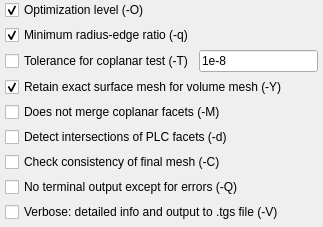
           <widget class="QWidget" name="page_4">
            <property name="geometry">
             <rect>
              <x>0</x>
              <y>0</y>
              <width>323</width>
              <height>196</height>
             </rect>
            </property>
            <attribute name="label">
             <string>Advanced Flags</string>
            </attribute>
            <layout class="QVBoxLayout" name="verticalLayout_11">
             <property name="spacing">
              <number>5</number>
             </property>
             <property name="leftMargin">
              <number>0</number>
             </property>
             <property name="topMargin">
              <number>0</number>
             </property>
             <property name="rightMargin">
              <number>0</number>
             </property>
             <property name="bottomMargin">
              <number>0</number>
             </property>
             <item>
              <widget class="QWidget" name="widgetAdvancedFlagsT" native="true">
               <layout class="QVBoxLayout" name="verticalLayout_12">
                <property name="spacing">
                 <number>5</number>
                </property>
                <property name="leftMargin">
                 <number>5</number>
                </property>
                <property name="topMargin">
                 <number>0</number>
                </property>
                <property name="rightMargin">
                 <number>5</number>
                </property>
                <property name="bottomMargin">
                 <number>5</number>
                </property>
                <item>
                 <widget class="QWidget" name="widget_12" native="true">
                  <layout class="QHBoxLayout" name="horizontalLayout_6">
                   <property name="spacing">
                    <number>5</number>
                   </property>
                   <property name="leftMargin">
                    <number>0</number>
                   </property>
                   <property name="topMargin">
                    <number>0</number>
                   </property>
                   <property name="rightMargin">
                    <number>0</number>
                   </property>
                   <property name="bottomMargin">
                    <number>0</number>
                   </property>
                   <item>
                    <widget class="QCheckBox" name="checkBoxFlagO">
                     <property name="text">
                      <string>Optimization level (-O)</string>
                     </property>
                     <property name="checked">
                      <bool>true</bool>
                     </property>
                    </widget>
                   </item>
                   <item>
                    <widget class="ctkSliderWidget" name="sliderFlagO" native="true">
                     <property name="decimals" stdset="0">
                      <number>0</number>
                     </property>
                     <property name="pageStep" stdset="0">
                      <double>1.000000000000000</double>
                     </property>
                     <property name="minimum" stdset="0">
                      <double>1.000000000000000</double>
                     </property>
                     <property name="maximum" stdset="0">
                      <double>7.000000000000000</double>
                     </property>
                     <property name="value" stdset="0">
                      <double>3.000000000000000</double>
                     </property>
                     <property name="tickInterval" stdset="0">
                      <double>1.000000000000000</double>
                     </property>
                    </widget>
                   </item>
                  </layout>
                 </widget>
                </item>
                <item>
                 <widget class="QWidget" name="widget_13" native="true">
                  <layout class="QHBoxLayout" name="horizontalLayout_7">
                   <property name="spacing">
                    <number>5</number>
                   </property>
                   <property name="leftMargin">
                    <number>0</number>
                   </property>
                   <property name="topMargin">
                    <number>0</number>
                   </property>
                   <property name="rightMargin">
                    <number>0</number>
                   </property>
                   <property name="bottomMargin">
                    <number>0</number>
                   </property>
                   <item>
                    <widget class="QCheckBox" name="checkBoxFlagQ">
                     <property name="text">
                      <string>Minimum radius-edge ratio (-q)</string>
                     </property>
                     <property name="checked">
                      <bool>true</bool>
                     </property>
                    </widget>
                   </item>
                   <item>
                    <widget class="ctkSliderWidget" name="sliderFlagQ" native="true">
                     <property name="decimals" stdset="0">
                      <number>1</number>
                     </property>
                     <property name="singleStep" stdset="0">
                      <double>0.100000000000000</double>
                     </property>
                     <property name="pageStep" stdset="0">
                      <double>0.500000000000000</double>
                     </property>
                     <property name="minimum" stdset="0">
                      <double>1.100000000000000</double>
                     </property>
                     <property name="maximum" stdset="0">
                      <double>2.000000000000000</double>
                     </property>
                     <property name="value" stdset="0">
                      <double>1.400000000000000</double>
                     </property>
                    </widget>
                   </item>
                  </layout>
                 </widget>
                </item>
                <item>
                 <widget class="QWidget" name="widget_14" native="true">
                  <layout class="QHBoxLayout" name="horizontalLayout_8">
                   <property name="spacing">
                    <number>5</number>
                   </property>
                   <property name="leftMargin">
                    <number>0</number>
                   </property>
                   <property name="topMargin">
                    <number>0</number>
                   </property>
                   <property name="rightMargin">
                    <number>0</number>
                   </property>
                   <property name="bottomMargin">
                    <number>0</number>
                   </property>
                   <item>
                    <widget class="QCheckBox" name="checkBoxFlagT">
                     <property name="text">
                      <string>Tolerance for coplanar test (-T)</string>
                     </property>
                    </widget>
                   </item>
                   <item>
                    <widget class="QLineEdit" name="lineEditFlagT">
                     <property name="text">
                      <string>1e-8</string>
                     </property>
                    </widget>
                   </item>
                  </layout>
                 </widget>
                </item>
                <item>
                 <widget class="QCheckBox" name="checkBoxFlagY">
                  <property name="text">
                   <string>Retain exact surface mesh for volume mesh (-Y)</string>
                  </property>
                  <property name="checked">
                   <bool>true</bool>
                  </property>
                 </widget>
                </item>
                <item>
                 <widget class="QCheckBox" name="checkBoxFlagM">
                  <property name="text">
                   <string>Does not merge coplanar facets (-M)</string>
                  </property>
                 </widget>
                </item>
                <item>
                 <widget class="QCheckBox" name="checkBoxFlagD">
                  <property name="text">
                   <string>Detect intersections of PLC facets (-d)</string>
                  </property>
                 </widget>
                </item>
                <item>
                 <widget class="QCheckBox" name="checkBoxFlagC">
                  <property name="text">
                   <string>Check consistency of final mesh (-C)</string>
                  </property>
                 </widget>
                </item>
                <item>
                 <widget class="QCheckBox" name="checkBoxFlagQ2">
                  <property name="text">
                   <string>No terminal output except for errors (-Q)</string>
                  </property>
                 </widget>
                </item>
                <item>
                 <widget class="QCheckBox" name="checkBoxFlagV">
                  <property name="text">
                   <string>Verbose: detailed info and output to .tgs file (-V)</string>
                  </property>
                 </widget>
                </item>
               </layout>
              </widget>
             </item>
             <item>
              <spacer name="verticalSpacer_2">
               <property name="orientation">
                <enum>Qt::Vertical</enum>
               </property>
               <property name="sizeHint" stdset="0">
                <size>
                 <width>20</width>
                 <height>40</height>
                </size>
               </property>
              </spacer>
             </item>
            </layout>
           </widget>
